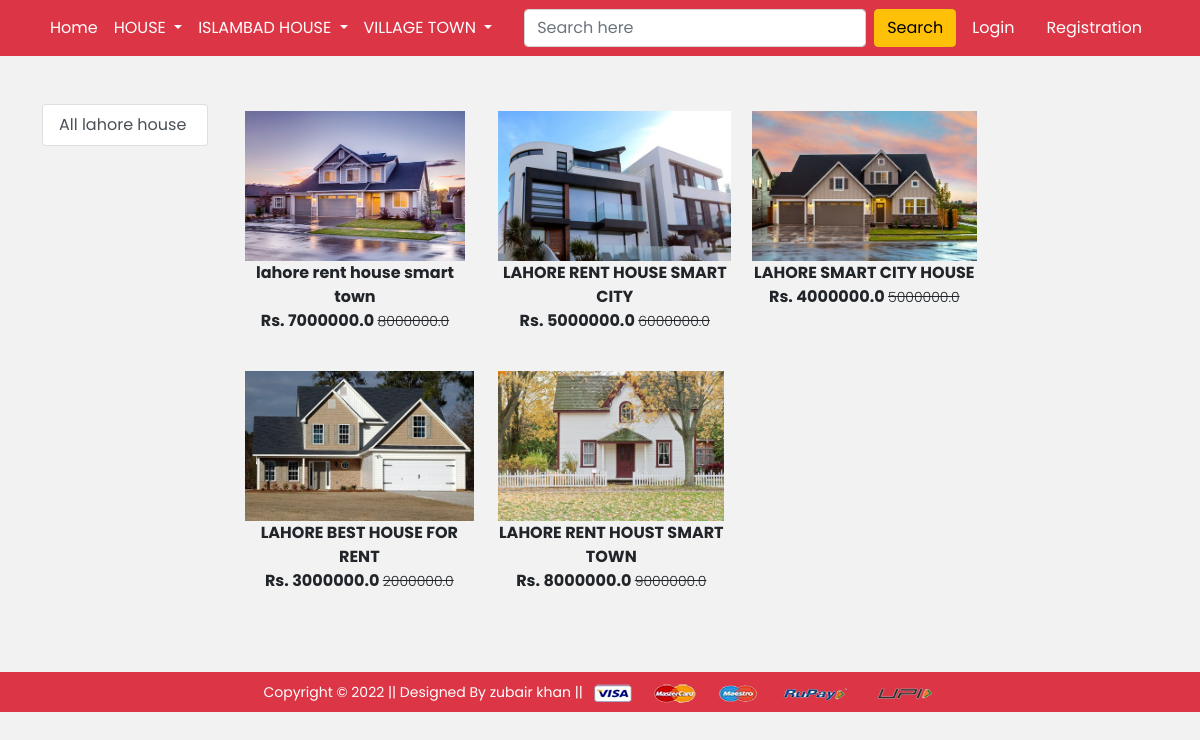
/lahorehouse/, run on the app's committed database.
### app/models.py (models this page shows, shortened)
class Product(models.Model):
    title = models.CharField(max_length=100)
    selling_price = models.FloatField()
    discounted_price = models.FloatField()
    description = models.TextField()
    brand = models.CharField(max_length=100)
    category = models.CharField(choices=CATEGORY_CHOICES, max_length=2)
    product_image = models.ImageField(upload_to='productimg')

### app/views.py (the view)
# urls.py: path('lahorehouse/', views.lahorehouse, name='lahorehouse'),
def lahorehouse(request, data=None):
    if data == None:
        lahorehouse = Product.objects.filter(category='L')
    elif data == 'Rooster' or data == 'hens':
        lahorehouse = Product.objects.filter(category='L').filter(brand=data)
    elif data == 'below':
        lahorehouse = Product.objects.filter(
            category='L').filter(discounted_price__lt=1100)
    elif data == 'above':
        lahorehouse = Product.objects.filter(
            category='L').filter(discounted_price__gt=100)
    return render(request, 'app/lahorehouse.html', {'lahorehouse': lahorehouse })

### app/templates/app/lahorehouse.html (shortened to what this page needs)
{% extends 'app/base.html' %} {% load static %}  {% block main-content %}
<div class="container my-5">
  <div class="row">
    <div class="col-sm-2">
      <div class="list-group">
        <a
          href="{% url 'lahorehouse'%}"
          class="list-group-item list-group-item-action"
          aria-current="true"
          >All lahore house</a
        >
      </div>
    </div>
    <div class="col-sm-8">
      <div class="row">
        {% for product in lahorehouse %}
        <div class="col-sm-4 text-center mb-4">
          <a href="{% url 'product-detail' product.id %}" class="btn">
            <div class="item">
              <img
                src="{{product.product_image.url}}"
                alt=""
                height="150"
                class=""
              />
              <div class="fw-bold">{{product.title}}</div>
              <div class="fw-bold">
                Rs. {{product.discounted_price}}
                <small class="fw-light text-decoration-line-through"
                  >{{product.selling_price}}</small
                >
              </div>
            </div>
          </a>
        </div>
        {% endfor %}
      </div>
    </div>
  </div>
</div>
{% endblock main-content %}

### app/static/app/css/style.css (style rules this page uses)
* { margin: 0; padding: 0; user-select: none; box-sizing: border-box; font-family: "Poppins", sans-serif; }
body { background: #f2f2f2; }

### data on the page
Product: product_image (picture), title "lahore rent house smart town", discounted_price "7000000.0", selling_price "8000000.0"
Product: product_image (picture), title "LAHORE RENT HOUSE SMART CITY", discounted_price "5000000.0", selling_price "6000000.0"
Product: product_image (picture), title "LAHORE SMART CITY HOUSE", discounted_price "4000000.0", selling_price "5000000.0"
Product: product_image (picture), title "LAHORE BEST HOUSE FOR RENT", discounted_price "3000000.0", selling_price "2000000.0"
Product: product_image (picture), title "LAHORE RENT HOUST SMART TOWN", discounted_price "8000000.0", selling_price "9000000.0"
